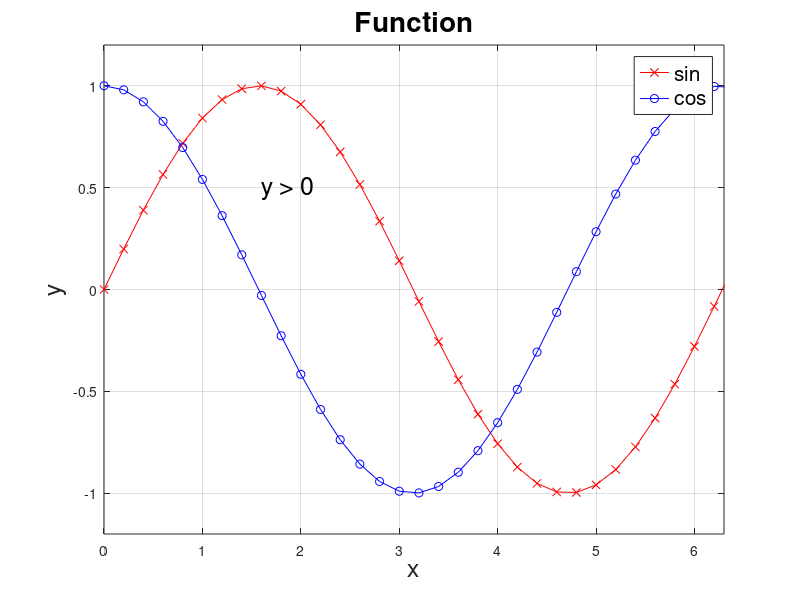

This figure's MATLAB source:
%% demo02_compare.m —— 第02章 MATLAB/Python 对照演示（MATLAB 侧）
% 对应书稿 2.8.10 两个经典对照实验与 2.8.11 画图对照
% 运行环境：基础 MATLAB 即可，无需工具箱

clear; clc;

%% 1) 实验一：一切皆矩阵 —— z = x + y 逐元素相加
x = [1, 2, 3];
y = [4, 5, 6];
z = x + y          % 期望：5 7 9（Python 列表相加则是拼接 [1,2,3,4,5,6]）

%% 2) 索引与切片：从 1 起、前闭后闭
a = 1:10;
a(1:10)            % 全部
a(2:5)             % 期望：2 3 4 5（Python 等价写法是 a[1:5]）

%% 3) Python range 的 MATLAB 等价写法
0:4                % range(5)：从 0 开始、到不了 5
1:4                % range(1,5)
1:2:10             % range(1,11,2)：步长 2
2:2:2466           % range(2,2468,2)
100:-2:82          % range(100,80,-2)：前大后小用负步长

%% 4) 实验二对照要点：块以 end 收尾（缩进不改变结构）
for i = 1:5
    disp(i);
end
disp('end');       % 无论缩进多少，end 都在循环外（Python 则由缩进决定）

%% 5) sin/cos 曲线图（与 Python 版逐行对应）
x  = 0 : 0.2 : 8.0;
y1 = sin(x);
y2 = cos(x);
figure(3);
plot(x, y1, 'rx-'); hold on
plot(x, y2, 'bo-'); hold off
title('Function', 'fontsize', 20);
legend({'sin', 'cos'}, 'fontsize', 15);
text(1.6, 0.5, 'y > 0', 'fontsize', 18); grid on
xlabel('x', 'fontsize', 18); ylabel('y', 'fontsize', 18);
xlim([0 6.3]); ylim([-1.2 1.2]);
